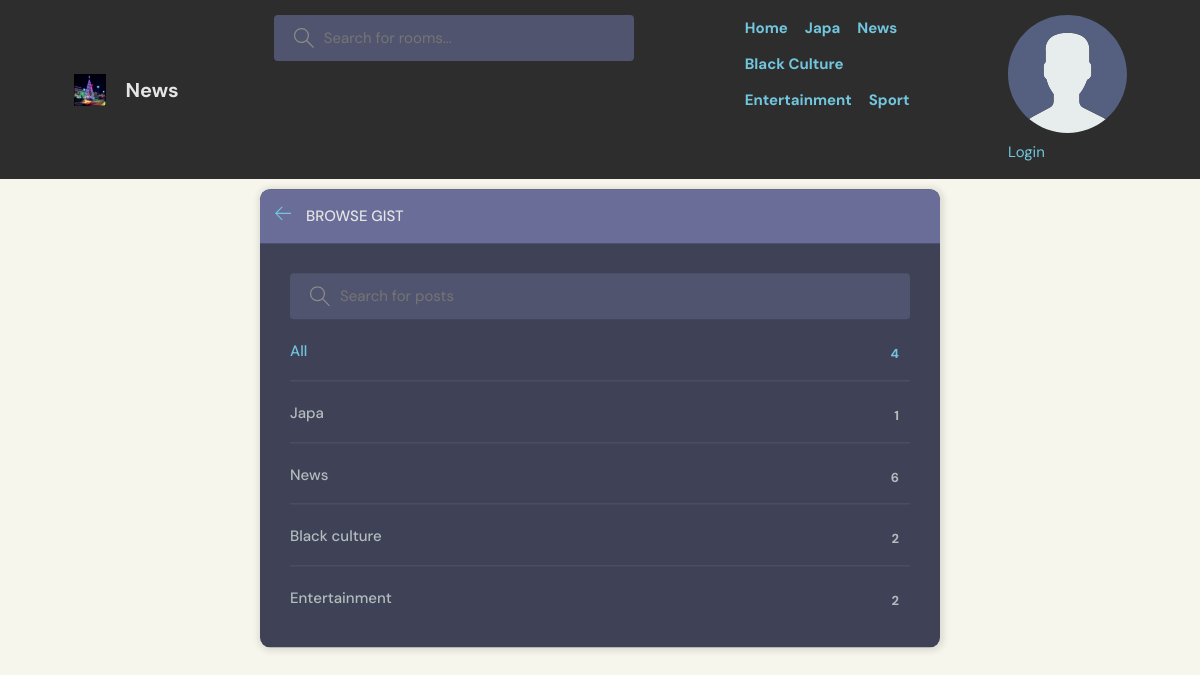
Before: /topics/ with the older database file.
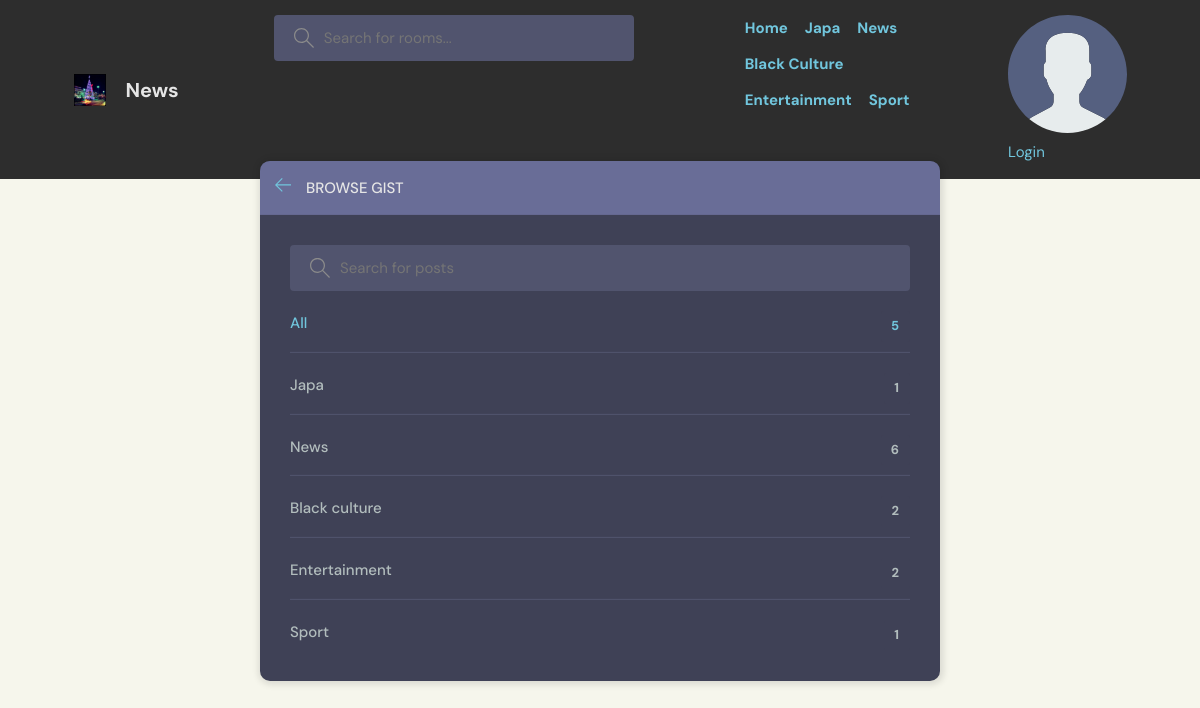
After: the same page with the newer database file.
### blog/models.py (models this page shows, shortened)
class Category(models.Model):
    name = models.CharField(max_length=100, unique=True)

### blog/views.py (the view)
# urls.py: path('topics/', views.topicsView, name='topics'),
def topicsView(request):
    q = request.GET.get('q') if request.GET.get('q') != None else ''
    topics = Category.objects.filter(name__icontains=q)
    context = {'topics':topics}
    return render(request, "apalaa/topics.html", context)

### template/apalaa/topics.html (shortened to what this page needs)
{% extends 'main.html' %}
{% block content %}
    <main class="create-room layout">
      <div class="container">
        <div class="layout__box">
          <div class="layout__boxHeader">
            <div class="layout__boxTitle">
              <a href="{% url 'home' %}">
                <svg version="1.1" xmlns="http://www.w3.org/2000/svg" width="32" height="32" viewBox="0 0 32 32">
                  <title>arrow-left</title>
                  <path
                    d="M13.723 2.286l-13.723 13.714 13.719 13.714 1.616-1.611-10.96-10.96h27.625v-2.286h-27.625l10.965-10.965-1.616-1.607z"
                  ></path>
                </svg>
              </a>
              <h3>Browse Gist</h3>
            </div>
          </div>
          <div class="topics-page layout__body">
            <form action="" method="GET" class="header__search">
              <label>
                <input name="q" placeholder="Search for posts" />
              </label>
            </form>
            <ul class="topics__list">
              <li>
                <a href="{% url 'topics' %}" class="active">All <span>{{topics.count}}</span></a>
              </li>
              {% for topic in topics %}
              <li>
                <a href="{% url 'home' %}?q={{topic.name}}">{{topic.name}}<span>{{topic.post_set.all.count}}</span></a>
              </li>
              {% endfor %}
            </ul>
          </div>
        </div>
      </div>
    </main>
{% endblock content %}

Changed rows visible on the page:
added Category: name "Sport", post_set.all.count "1"
Other visible differences:
{{ topics.count }}: "4" → "5"
